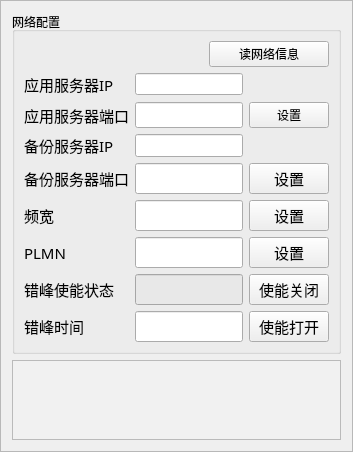
    <widget class="QFrame" name="frame_4">
     <property name="sizePolicy">
      <sizepolicy hsizetype="Expanding" vsizetype="Expanding">
       <horstretch>0</horstretch>
       <verstretch>0</verstretch>
      </sizepolicy>
     </property>
     <property name="frameShape">
      <enum>QFrame::StyledPanel</enum>
     </property>
     <property name="frameShadow">
      <enum>QFrame::Raised</enum>
     </property>
     <layout class="QGridLayout" name="gridLayout_13">
      <item row="0" column="0">
       <widget class="QGroupBox" name="groupBox_4">
        <property name="sizePolicy">
         <sizepolicy hsizetype="Expanding" vsizetype="Expanding">
          <horstretch>0</horstretch>
          <verstretch>0</verstretch>
         </sizepolicy>
        </property>
        <property name="maximumSize">
         <size>
          <width>16777215</width>
          <height>16777215</height>
         </size>
        </property>
        <property name="title">
         <string>网络配置</string>
        </property>
        <layout class="QGridLayout" name="gridLayout_11">
         <item row="1" column="0">
          <layout class="QGridLayout" name="gridLayout_5">
           <item row="7" column="0">
            <widget class="QLabel" name="label_37">
             <property name="font">
              <font>
               <family>Agency FB</family>
               <pointsize>11</pointsize>
              </font>
             </property>
             <property name="text">
              <string>错峰时间</string>
             </property>
            </widget>
           </item>
           <item row="3" column="0">
            <widget class="QLabel" name="label_34">
             <property name="font">
              <font>
               <family>Agency FB</family>
               <pointsize>11</pointsize>
              </font>
             </property>
             <property name="text">
              <string>备份服务器端口</string>
             </property>
            </widget>
           </item>
           <item row="3" column="1">
            <widget class="QLineEdit" name="BackUpSevPortLE">
             <property name="sizePolicy">
              <sizepolicy hsizetype="Expanding" vsizetype="Expanding">
               <horstretch>0</horstretch>
               <verstretch>0</verstretch>
              </sizepolicy>
             </property>
            </widget>
           </item>
           <item row="2" column="1">
            <widget class="QLineEdit" name="BackUpIPLE">
             <property name="sizePolicy">
              <sizepolicy hsizetype="Expanding" vsizetype="Expanding">
               <horstretch>0</horstretch>
               <verstretch>0</verstretch>
              </sizepolicy>
             </property>
            </widget>
           </item>
           <item row="1" column="1">
            <widget class="QLineEdit" name="AppSevPortLE">
             <property name="sizePolicy">
              <sizepolicy hsizetype="Expanding" vsizetype="Expanding">
               <horstretch>0</horstretch>
               <verstretch>0</verstretch>
              </sizepolicy>
             </property>
            </widget>
           </item>
           <item row="6" column="1">
            <widget class="QLineEdit" name="AvoidPeakAbleST">
             <property name="sizePolicy">
              <sizepolicy hsizetype="Expanding" vsizetype="Expanding">
               <horstretch>0</horstretch>
               <verstretch>0</verstretch>
              </sizepolicy>
             </property>
             <property name="styleSheet">
              <string notr="true">background-color: rgb(232, 232, 232);</string>
             </property>
             <property name="readOnly">
              <bool>true</bool>
             </property>
            </widget>
           </item>
           <item row="2" column="0">
            <widget class="QLabel" name="label_33">
             <property name="font">
              <font>
               <family>Agency FB</family>
               <pointsize>11</pointsize>
              </font>
             </property>
             <property name="text">
              <string>备份服务器IP</string>
             </property>
            </widget>
           </item>
           <item row="7" column="1">
            <widget class="QLineEdit" name="AvoidPeakTimeLE">
             <property name="sizePolicy">
              <sizepolicy hsizetype="Expanding" vsizetype="Expanding">
               <horstretch>0</horstretch>
               <verstretch>0</verstretch>
              </sizepolicy>
             </property>
            </widget>
           </item>
           <item row="1" column="0">
            <widget class="QLabel" name="label_32">
             <property name="font">
              <font>
               <family>Agency FB</family>
               <pointsize>11</pointsize>
              </font>
             </property>
             <property name="text">
              <string>应用服务器端口</string>
             </property>
            </widget>
           </item>
           <item row="6" column="0">
            <widget class="QLabel" name="label_36">
             <property name="font">
              <font>
               <family>Agency FB</family>
               <pointsize>11</pointsize>
              </font>
             </property>
             <property name="text">
              <string>错峰使能状态</string>
             </property>
            </widget>
           </item>
           <item row="6" column="2">
            <widget class="QPushButton" name="AvoidPeakClouseBTN">
             <property name="sizePolicy">
              <sizepolicy hsizetype="Minimum" vsizetype="Expanding">
               <horstretch>0</horstretch>
               <verstretch>0</verstretch>
              </sizepolicy>
             </property>
             <property name="font">
              <font>
               <family>Agency FB</family>
               <pointsize>11</pointsize>
              </font>
             </property>
             <property name="text">
              <string>使能关闭</string>
             </property>
            </widget>
           </item>
           <item row="5" column="2">
            <widget class="QPushButton" name="PLMN_BTN">
             <property name="sizePolicy">
              <sizepolicy hsizetype="Minimum" vsizetype="Expanding">
               <horstretch>0</horstretch>
               <verstretch>0</verstretch>
              </sizepolicy>
             </property>
             <property name="font">
              <font>
               <family>Agency FB</family>
               <pointsize>11</pointsize>
              </font>
             </property>
             <property name="text">
              <string>设置</string>
             </property>
            </widget>
           </item>
           <item row="1" column="2">
            <widget class="QPushButton" name="APPSevIPBTN">
             <property name="text">
              <string>设置</string>
             </property>
            </widget>
           </item>
           <item row="3" column="2">
            <widget class="QPushButton" name="BACKSevIPBTN">
             <property name="sizePolicy">
              <sizepolicy hsizetype="Minimum" vsizetype="Expanding">
               <horstretch>0</horstretch>
               <verstretch>0</verstretch>
              </sizepolicy>
             </property>
             <property name="font">
              <font>
               <family>Agency FB</family>
               <pointsize>11</pointsize>
              </font>
             </property>
             <property name="text">
              <string>设置</string>
             </property>
            </widget>
           </item>
           <item row="7" column="2">
            <widget class="QPushButton" name="AvoidPeakOpenBTN">
             <property name="sizePolicy">
              <sizepolicy hsizetype="Minimum" vsizetype="Expanding">
               <horstretch>0</horstretch>
               <verstretch>0</verstretch>
              </sizepolicy>
             </property>
             <property name="font">
              <font>
               <family>Agency FB</family>
               <pointsize>11</pointsize>
              </font>
             </property>
             <property name="text">
              <string>使能打开</string>
             </property>
            </widget>
           </item>
           <item row="0" column="0">
            <widget class="QLabel" name="label_31">
             <property name="font">
              <font>
               <family>Agency FB</family>
               <pointsize>11</pointsize>
              </font>
             </property>
             <property name="text">
              <string>应用服务器IP</string>
             </property>
            </widget>
           </item>
           <item row="4" column="1">
            <widget class="QLineEdit" name="BandWidthLE">
             <property name="sizePolicy">
              <sizepolicy hsizetype="Expanding" vsizetype="Expanding">
               <horstretch>0</horstretch>
               <verstretch>0</verstretch>
              </sizepolicy>
             </property>
            </widget>
           </item>
           <item row="0" column="1">
            <widget class="QLineEdit" name="AppSevIPLE"/>
           </item>
           <item row="5" column="1">
            <widget class="QLineEdit" name="PLMN_LE">
             <property name="sizePolicy">
              <sizepolicy hsizetype="Expanding" vsizetype="Expanding">
               <horstretch>0</horstretch>
               <verstretch>0</verstretch>
              </sizepolicy>
             </property>
            </widget>
           </item>
           <item row="4" column="0">
            <widget class="QLabel" name="label_29">
             <property name="font">
              <font>
               <family>Agency FB</family>
               <pointsize>11</pointsize>
              </font>
             </property>
             <property name="text">
              <string>频宽</string>
             </property>
            </widget>
           </item>
           <item row="4" column="2">
            <widget class="QPushButton" name="BandWidthBTN">
             <property name="sizePolicy">
              <sizepolicy hsizetype="Minimum" vsizetype="Expanding">
               <horstretch>0</horstretch>
               <verstretch>0</verstretch>
              </sizepolicy>
             </property>
             <property name="font">
              <font>
               <family>Agency FB</family>
               <pointsize>11</pointsize>
              </font>
             </property>
             <property name="text">
              <string>设置</string>
             </property>
            </widget>
           </item>
           <item row="5" column="0">
            <widget class="QLabel" name="label_30">
             <property name="font">
              <font>
               <family>Agency FB</family>
               <pointsize>11</pointsize>
              </font>
             </property>
             <property name="text">
              <string>PLMN</string>
             </property>
            </widget>
           </item>
          </layout>
         </item>
         <item row="0" column="0">
          <layout class="QGridLayout" name="gridLayout_12">
           <item row="0" column="0">
            <widget class="QLabel" name="ModleInf">
             <property name="sizePolicy">
              <sizepolicy hsizetype="Expanding" vsizetype="Expanding">
               <horstretch>0</horstretch>
               <verstretch>0</verstretch>
              </sizepolicy>
             </property>
             <property name="text">
              <string/>
             </property>
            </widget>
           </item>
           <item row="0" column="1">
            <widget class="QPushButton" name="pushButton_4">
             <property name="sizePolicy">
              <sizepolicy hsizetype="Expanding" vsizetype="Expanding">
               <horstretch>0</horstretch>
               <verstretch>0</verstretch>
              </sizepolicy>
             </property>
             <property name="maximumSize">
              <size>
               <width>120</width>
               <height>40</height>
              </size>
             </property>
             <property name="text">
              <string>读网络信息</string>
             </property>
            </widget>
           </item>
          </layout>
         </item>
        </layout>
       </widget>
      </item>
      <item row="1" column="0">
       <widget class="QTextEdit" name="AbnormalST">
        <property name="maximumSize">
         <size>
          <width>16777215</width>
          <height>80</height>
         </size>
        </property>
        <property name="styleSheet">
         <string notr="true">background-color: rgb(241, 241, 241);</string>
        </property>
       </widget>
      </item>
     </layout>
    </widget>
